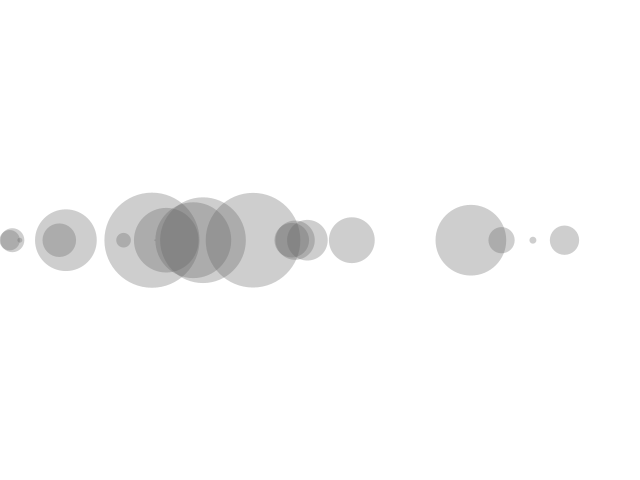
Frame 1 (no input)
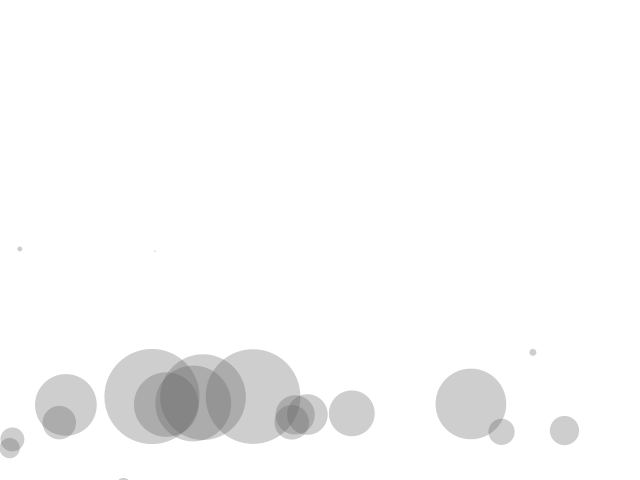
Frame 60 (the mouse pressed at the canvas centre just before this capture)
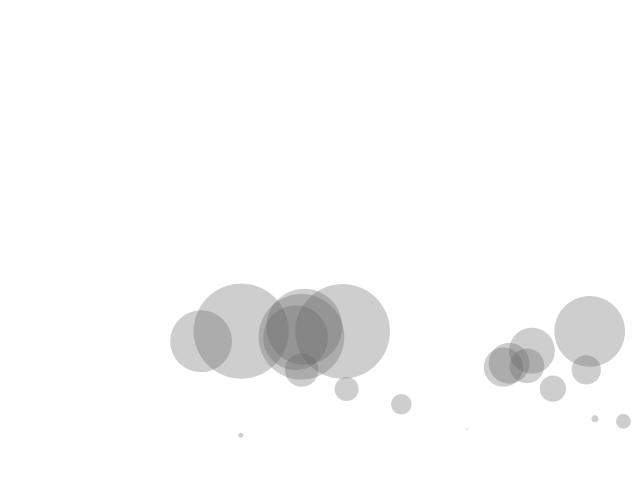
Frame 120 (the mouse held since frame 60 and released just before this capture)

The Processing sketch that drew these frames (run headless with seeded random() and noise(); from frame 60 on, the mouse is pressed at the canvas centre):

// Processing sketch: ForceWithGravity
// ── ForceWithGravity.pde
class Mover {
  PVector location;
  PVector velocity;
  PVector acceleration;
  float mass;
  
  Mover(float mass_p, float x, float y) {
    location = new PVector(x, y);
    velocity = new PVector(0, 0);
    acceleration = new PVector(0, 0);
    mass = mass_p;
  }
  
  void update() {
    if (mousePressed) {
      applyForce(new PVector(0.5, 0));
    }
    
    velocity.add(acceleration);
    location.add(velocity);
    acceleration.mult(0);
  }
  
  void display() {
    noStroke();
    fill(100, 80);
    ellipse(location.x, location.y, mass*10, mass*10);
  }

  void applyForce(PVector force) {
    PVector f = PVector.div(force, mass);
    acceleration.add(f);
  }
  
  void checkEdges() {
    if (location.x < 0) {
      velocity.x *= -1;
      location.x = 0;
    } else if (location.x > width) {
      velocity.x *= -1;
      location.x = width;
    }
    
    if (location.y > height) {
      velocity.y *= -1;
      location.y = height;
    }
  }
}

int MAX_MOVERS = 20;
Mover[] movers;
void setup() {
  size(640, 480);
  background(255);
  movers = new Mover[MAX_MOVERS];
  for (int i = 0; i < movers.length; i++) {
    movers[i] = new Mover(random(10), random(width), height/2);
  }
}

void draw() {
  background(255);
  float normal = 1;
  float c = 0.1; // "mew" - coefficient value
  float frictionMag = normal * c;
  
  for (int i = 0; i < movers.length; i++) {
    // Width gravity
    PVector gravity = new PVector(0, 0.2);
    gravity.mult(movers[i].mass);
    movers[i].applyForce(gravity);
    
    // With friction
    PVector friction = movers[i].velocity.get();
    friction.normalize();
    friction.mult(-1);
    friction.mult(frictionMag);
    movers[i].applyForce(friction);
    
    movers[i].checkEdges();
    movers[i].update();
    movers[i].display();
  }
}
